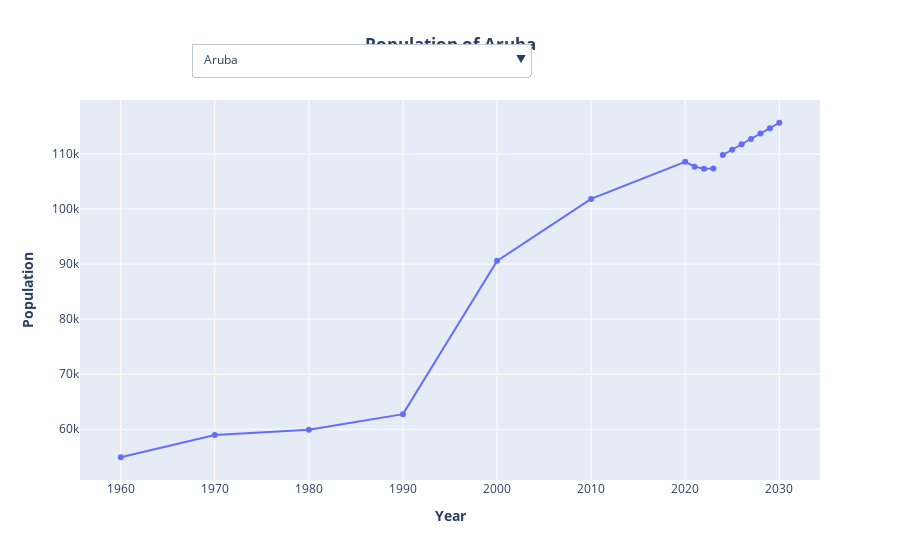

The cell this chart's notebook holds for it:
### Markdown cell above
### Visualization

### Code cell
# Plotting Trend Line

"""

cD = country Data
sY = selected Years
fY = future Years
pP = predict Population
fD = future Data



"""




def predictPopulation(country):
    cD = populationData[populationData['Country Name'] == country].sort_values('Year')
    cD = cD.sort_values('Year')

    # Selecting the 10 year gap and the  last 3 years
    sY =  list(range(1960, 2024, 10)) + [2020, 2021, 2022, 2023]
    # print("SelectedYears:", sY)
    cD = cD[cD['Year'].isin(sY)]
    # print("CountryData",cD.head())
    # Predicting the Population 2024 - 2040
    XTrain = cD["Year"].values.reshape(-1, 1)
    yTrain = cD["Population"].values
    model = LinearRegression()
    model.fit(XTrain,yTrain)
    #Predict From - To
    fY = np.array(range(2024, 2031)).reshape(-1,1)
    pP= model.predict(fY)
    # print(pP)

    # appending the predicted Data into the data-set
    fD = pd.DataFrame({'Year': fY.flatten(), 'Population':pP, "Country Name": country,  "Predicted": True})
    cD["Predicted"] = False
    fD['Country Name'] = country
    finalData = pd.concat([cD, fD])
    # print(finalData

    return finalData
def plotPopulation():
    countries = populationData['Country Name'].unique()
    totalData = pd.concat([predictPopulation(country) for country in countries])
    initialCountry = countries[0]
    initialData = totalData[totalData["Country Name"] == initialCountry]
    # Plotting Line Chart
    fig = px.line(initialData, x='Year', y='Population', title = f"<b>Population of {initialCountry}</b>", markers=True, labels={"Population": "<b>Population</b>", "Year": "<b>Year</b>"},color_discrete_map={False: "blue", True: "red"}, line_group="Predicted")
    fig.update_traces(hoverinfo="x+y", mode="lines+markers")
    # DropDown to Select Country
    dropDownButtons = [
        {"label": c, "method": "update", "args": 
            [{"x": [totalData[totalData["Country Name"] == c]["Year"]],
               "y": [totalData[totalData["Country Name"] == c]["Population"]],
                "marker": [{"color": totalData[totalData["Country Name"] == c]["Predicted"].map({True: "red", False: "blue"})}]},
             {"title": f"<b>Population of {c}</b>", "title_text": f"<b>Population of {c}</b>"}]
        } for c in countries
    ]
    fig.update_layout(
        updatemenus=[{
            "buttons": dropDownButtons,
            "direction": "down",
            "showactive": True,
            "x": 0.15,
            "xanchor": "left",
            "y": 1.15,
            "yanchor": "top",
        }],
        title_text=f"<b>Population of {initialCountry}</b>",
        title_x=0.5,
        title_xanchor="center"
        
    )
    fig.show()
    # fig.write_html("population.html")
    fig.write_json("population.json")



plotPopulation()
